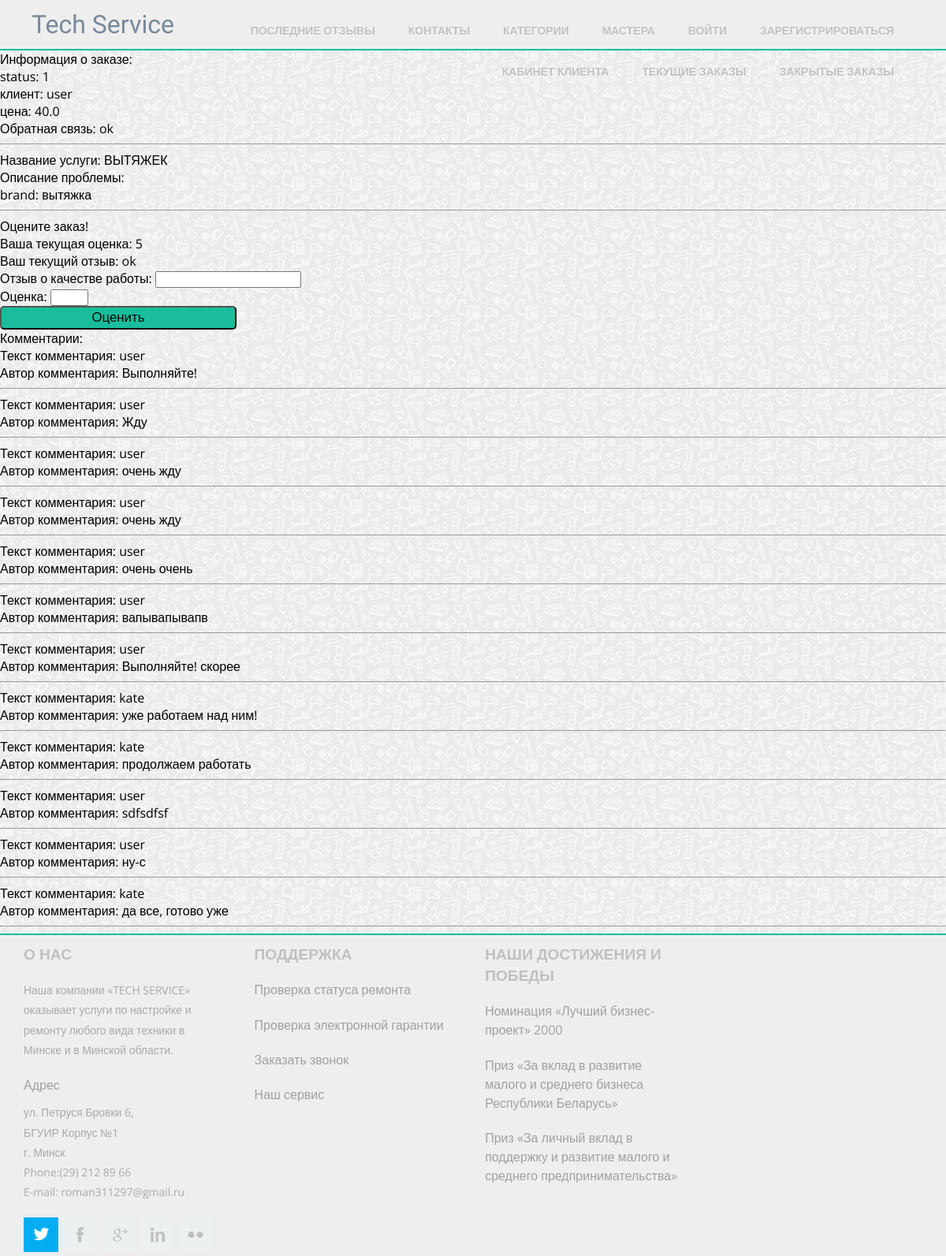
/client/orders/8/, run on the app's committed database.
### master_office/models.py (models this page shows, shortened)
class Order(models.Model):
    client = models.ForeignKey(User, on_delete=models.CASCADE)
    status = models.IntegerField(default=0)
    price = models.FloatField()
    begin_date = models.DateTimeField(auto_now=True)
    end_date = models.DateTimeField(blank=True, null=True)
    expected_date = models.DateTimeField(blank=True, null=True)
    rating = models.IntegerField(default=0, blank=True, null=True)
    feedback = models.TextField(blank=True, null=True)

class OrderLine(models.Model):
    order = models.ForeignKey('Order', on_delete=models.CASCADE)
    service = models.ForeignKey(Service, on_delete=models.CASCADE)
    master = models.ForeignKey('Master', on_delete=models.CASCADE, blank=True, null=True)
    brand_name = models.CharField(max_length=20)
    device_name = models.CharField(max_length=20)
    serial_id = models.CharField(max_length=20)
    feedback = models.TextField(blank=True, null=True)
    trouble_description = models.TextField()
    status = models.IntegerField(default=0)

class Comment(models.Model):
    content = models.TextField(verbose_name="Текст комментария")
    author = models.ForeignKey(User, null=True)
    order = models.ForeignKey(Order)
    date = models.DateTimeField(auto_now=True, blank=True, null=True)

### mainApp/models.py (models this page shows, shortened)
class Service(models.Model):
    name = models.CharField(max_length=120)
    description = models.TextField()
    time = models.CharField(max_length=20, help_text="How much time service will take")
    price = models.IntegerField()
    area = models.ForeignKey('Area', on_delete=models.SET_NULL, null=True)

### client_office/views.py (the view)
# urls.py: url(r'^orders/(?P<pk>\d+)/$', 'client_office.views.order', name="client_office-detail"),
def order(request, pk=1):
    comment_form = CommentForm()
    args = {}
    order = Order.objects.get(id=pk)
    args['order'] = order
    args['comments'] = Comment.objects.filter(order=args['order'])
    args['username'] = request.user
    if order.status == 1:
        fb_form = FeedbackForm()
        args['fb_form'] = fb_form
    else:
        args['form'] = comment_form
    return render(request, 'client_office/order_detail.html', args)

### client_office/forms.py (shortened to what this page needs)
class FeedbackForm(forms.ModelForm):
    feedback = forms.CharField(label="Отзыв о качестве работы", required=True)
    rating = forms.IntegerField(label="Оценка", required=True, max_value=5, min_value=0)
    class Meta:
        model = Order
        fields = ('feedback', 'rating')

### client_office/templates/client_office/order_detail.html (shortened to what this page needs)
{% extends "client_office/client_wrapper.html" %}
{% block client_content %}
    Информация о заказе:
    <p>status: {{ order.status }}</p>
    <p>клиент: {{ order.client.first_name }}</p>
    <p>цена: {{ order.price }}</p>
    <p>Обратная связь: {{ order.feedback }}</p>
    <hr>
    {% for line in order.orderline_set.all %}
        <p>Название услуги: {{ line.service.name }}</p>
        <p>Описание проблемы: {{ line.touble_description }}</p>
        <p>brand: {{ line.brand_name }}</p>
        <hr>
    {% endfor %}
    {% if fb_form != Null %}
        <p>Оцените заказ!</p>
        <form action="{% url 'add_feedback' order.id %} " method="post">
    <h4>Ваша текущая оценка: {{ order.rating }} </h4>
    <h4>Ваш текущий отзыв: {{ order.feedback }}</h4>
            {{ fb_form.as_p }}
            <button id="register-button" type="submit">Оценить</button>
        </form>
    {% endif %}
    <p>Комментарии:</p>
    {% for comment in order.comment_set.all %}
        <p>
        <p>Текст комментария: {{ comment.author.username }}</p>
        <p>Автор комментария: {{ comment.content }}</p>
        </p>
        <hr>
    {% endfor %}
{% endblock %}

### mainApp/static/css/style.css (style rules this page uses)
html, body, div, span, applet, object, iframe, h1, h2, h3, h4, h5, h6, p, blockquote, pre, a, abbr, acronym, address, big, cite, code, del, dfn, em, img, ins, kbd, q, s, samp, small, strike, strong, sub, sup, tt, var, b, u, i, dl, dt, dd, ol, nav ul, nav li, fieldset, form, label, legend, table, caption, tbody, tfoot, thead, tr, th, td, article, aside, canvas, details, embed, figure, figcaption, footer, header, hgroup, menu, nav, output, ruby, section, summary, time, mark, audio, video { margin: 0; padding: 0; border: 0; font-size: 100%; font: inherit; vertical-align: baseline; }
body { font-family: 'Open Sans', sans-serif; background: url(/static/images/tile-main.png); background-repeat: repeat; font-size: 100%; }
#register-button { font-size: 1.05em; width: 25%; height: 30px; margin: auto; background-color: #19BD9B; border-radius: 5px; }

### data on the page
Order: status "1", client.first_name "user", price "40.0", feedback "ok", rating "5"
OrderLine: service.name "ВЫТЯЖЕК", brand_name "вытяжка"
Comment: author.username "user", content "Выполняйте!"
Comment: author.username "user", content "Жду"
Comment: author.username "user", content "очень жду"
Comment: author.username "user", content "очень жду"
Comment: author.username "user", content "очень очень"
Comment: author.username "user", content "вапывапывапв"
Comment: author.username "user", content "Выполняйте! скорее"
Comment: author.username "kate", content "уже работаем над ним!"
Comment: author.username "kate", content "продолжаем работать"
Comment: author.username "user", content "sdfsdfsf"
Comment: author.username "user", content "ну-с"
Comment: author.username "kate", content "да все, готово уже"
